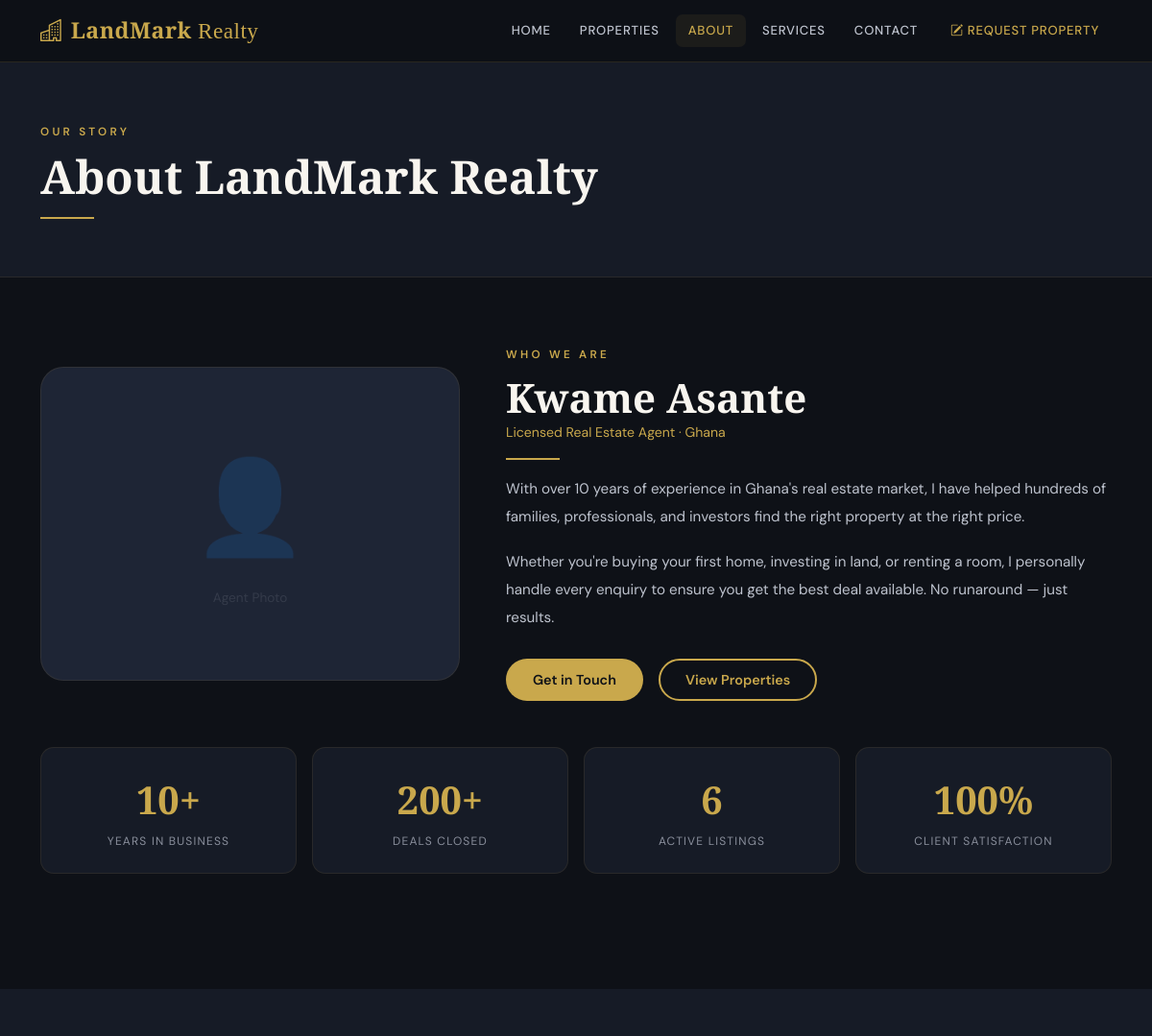
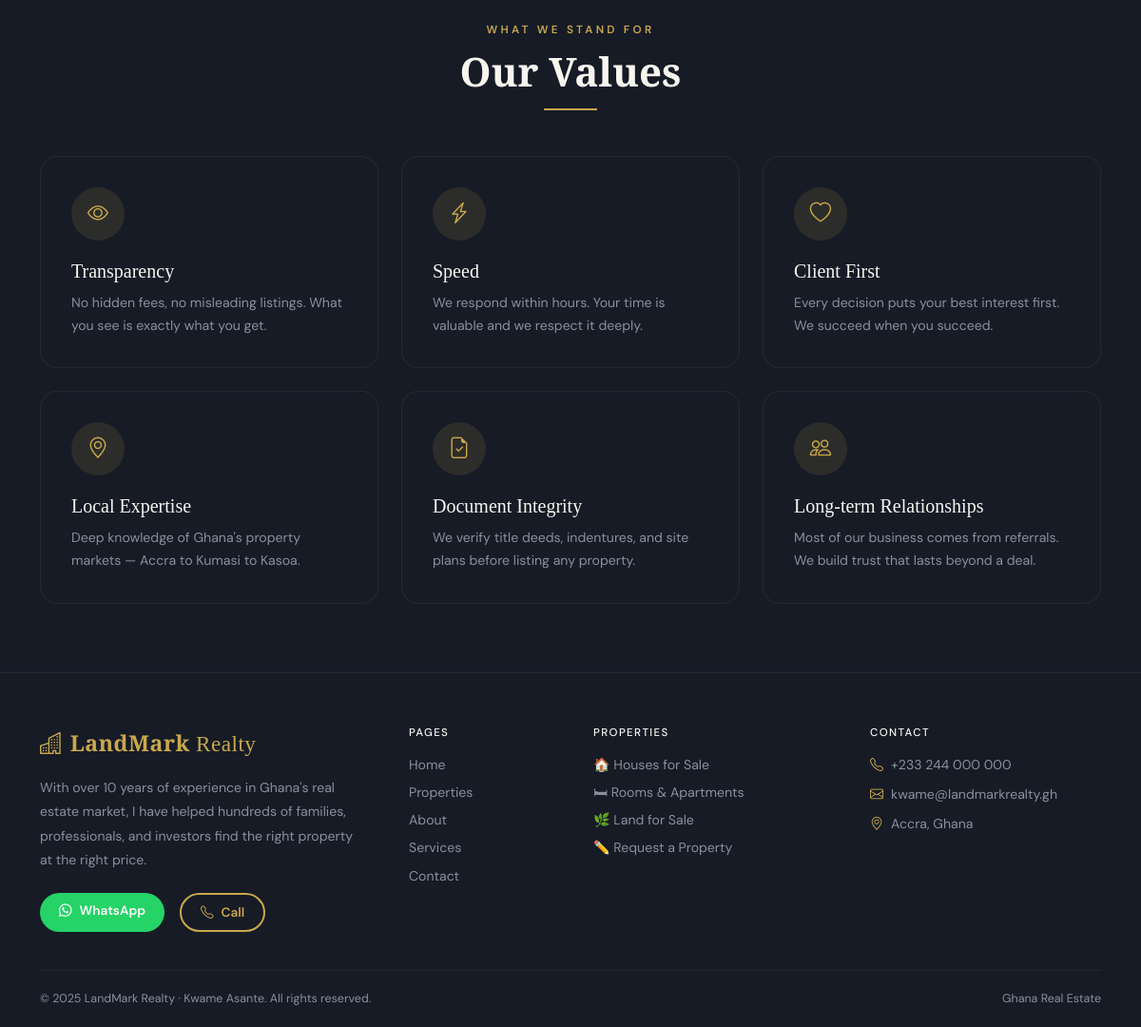
/about, run on the app's committed database (2 pictures, top to bottom).
### tables this page shows
CREATE TABLE settings (
            key   TEXT PRIMARY KEY,
            value TEXT
        );

### app.py (the view)
@app.route('/about')
def about():
    total = get_db().execute("SELECT COUNT(*) FROM listings WHERE status='available'").fetchone()[0]
    return render_template('about.html', agent=get_agent(), total_active=total)

### app.py (called while the page is built)
def get_db():
    if 'db' not in g:
        g.db = sqlite3.connect(DATABASE)
        g.db.row_factory = sqlite3.Row
        g.db.execute("PRAGMA journal_mode=WAL")
    return g.db

def get_setting(key, default=''):
    row = get_db().execute("SELECT value FROM settings WHERE key=?", (key,)).fetchone()
    return row['value'] if row else default

def get_agent():
    return {
        'name':  get_setting('agent_name'),
        'phone': get_setting('agent_phone'),
        'email': get_setting('agent_email'),
        'wa':    get_setting('agent_wa'),
        'bio':   get_setting('agent_bio'),
    }

### templates/about.html (shortened to what this page needs)
{% extends 'base.html' %}
{% block content %}
<div class="page-header">
  <div class="container">
    <span class="eyebrow">Our Story</span>
    <h1 class="display-serif" style="font-size:clamp(2rem,4vw,3.2rem);">About LandMark Realty</h1>
    <div class="section-divider"></div>
  </div>
</div>
<section class="py-5" style="background:var(--ink);">
  <div class="container py-4">
    <div class="row g-5 align-items-center mb-5">
      <div class="col-lg-5">
        <div style="background:var(--ink-700);border-radius:24px;aspect-ratio:4/3;display:flex;align-items:center;justify-content:center;border:1px solid rgba(201,168,76,0.1);">
          <div style="text-align:center;opacity:0.2;"><div style="font-size:6rem;">👤</div><div style="color:var(--stone);font-size:0.85rem;margin-top:12px;">Agent Photo</div></div>
        </div>
      </div>
      <div class="col-lg-7">
        <span class="eyebrow">Who We Are</span>
        <h2 class="display-serif mb-1" style="font-size:clamp(1.8rem,3.5vw,2.8rem);">{{ agent.name }}</h2>
        <div style="color:var(--gold);font-size:0.88rem;margin-bottom:16px;">Licensed Real Estate Agent · Ghana</div>
        <div class="section-divider"></div>
        <p style="color:var(--stone-light);line-height:1.9;margin-bottom:18px;font-size:0.95rem;">{{ agent.bio }}</p>
        <p style="color:var(--stone-light);line-height:1.9;margin-bottom:28px;font-size:0.95rem;">
          Whether you're buying your first home, investing in land, or renting a room, I personally handle every enquiry to ensure you get the best deal available. No runaround — just results.
        </p>
        <div class="d-flex gap-3 flex-wrap">
          <a href="{{ url_for('contact') }}"    class="btn-gold">Get in Touch</a>
          <a href="{{ url_for('properties') }}" class="btn-outline-gold">View Properties</a>
        </div>
      </div>
    </div>
    <div class="row g-3 mb-5">
      <div class="col-6 col-md-3"><div class="stat-card"><div class="stat-number">10+</div><div class="stat-label">Years in Business</div></div></div>
      <div class="col-6 col-md-3"><div class="stat-card"><div class="stat-number">200+</div><div class="stat-label">Deals Closed</div></div></div>
      <div class="col-6 col-md-3"><div class="stat-card"><div class="stat-number">{{ total_active }}</div><div class="stat-label">Active Listings</div></div></div>
      <div class="col-6 col-md-3"><div class="stat-card"><div class="stat-number">100%</div><div class="stat-label">Client Satisfaction</div></div></div>
    </div>
  </div>
</section>
<section class="py-5" style="background:var(--ink-800);">
  <div class="container py-4">
    <div class="text-center mb-5">
      <span class="eyebrow">What We Stand For</span>
      <h2 class="display-serif" style="font-size:clamp(1.8rem,3.5vw,2.8rem);">Our Values</h2>
      <div class="section-divider center"></div>
    </div>
    <div class="row g-4">
      <div class="col-md-4"><div class="service-card"><div class="icon-circle"><i class="bi bi-eye"></i></div><h5>Transparency</h5><p>No hidden fees, no misleading listings. What you see is exactly what you get.</p></div></div>
      <div class="col-md-4"><div class="service-card"><div class="icon-circle"><i class="bi bi-lightning-charge"></i></div><h5>Speed</h5><p>We respond within hours. Your time is valuable and we respect it deeply.</p></div></div>
      <div class="col-md-4"><div class="service-card"><div class="icon-circle"><i class="bi bi-heart"></i></div><h5>Client First</h5><p>Every decision puts your best interest first. We succeed when you succeed.</p></div></div>
      <div class="col-md-4"><div class="service-card"><div class="icon-circle"><i class="bi bi-geo-alt"></i></div><h5>Local Expertise</h5><p>Deep knowledge of Ghana's property markets — Accra to Kumasi to Kasoa.</p></div></div>
      <div class="col-md-4"><div class="service-card"><div class="icon-circle"><i class="bi bi-file-earmark-check"></i></div><h5>Document Integrity</h5><p>We verify title deeds, indentures, and site plans before listing any property.</p></div></div>
      <div class="col-md-4"><div class="service-card"><div class="icon-circle"><i class="bi bi-people"></i></div><h5>Long-term Relationships</h5><p>Most of our business comes from referrals. We build trust that lasts beyond a deal.</p></div></div>
    </div>
  </div>
</section>
{% endblock %}

### templates/base.html (shortened to what this page needs)
<!DOCTYPE html>
<html lang="en">
<head>
  <link href="https://cdn.jsdelivr.net/npm/bootstrap@5.3.2/dist/css/bootstrap.min.css" rel="stylesheet"/>
  <link href="https://cdn.jsdelivr.net/npm/bootstrap-icons@1.11.3/font/bootstrap-icons.min.css" rel="stylesheet"/>
  <link rel="stylesheet" href="{{ url_for('static', filename='css/style.css') }}"/>
</head>
<body>
<nav class="site-nav">
  <div class="container">
    <div class="d-flex align-items-center justify-content-between">
      <a href="{{ url_for('index') }}" class="nav-brand">
        <i class="bi bi-buildings me-2"></i>LandMark<span style="font-weight:400"> Realty</span>
      </a>
      <div class="d-none d-lg-flex align-items-center gap-1">
        <a href="{{ url_for('index') }}"      class="nav-link-item {% if request.endpoint=='index' %}active{% endif %}">Home</a>
        <a href="{{ url_for('properties') }}" class="nav-link-item {% if request.endpoint=='properties' %}active{% endif %}">Properties</a>
        <a href="{{ url_for('about') }}"      class="nav-link-item {% if request.endpoint=='about' %}active{% endif %}">About</a>
        <a href="{{ url_for('services') }}"   class="nav-link-item {% if request.endpoint=='services' %}active{% endif %}">Services</a>
        <a href="{{ url_for('contact') }}"    class="nav-link-item {% if request.endpoint=='contact' %}active{% endif %}">Contact</a>
        <a href="{{ url_for('property_request') }}" class="nav-link-item ms-1" style="color:var(--gold)!important;">
          <i class="bi bi-pencil-square me-1"></i>Request Property
        </a>
      </div>
    </div>
  </div>
</nav>
{% block content %}{% endblock %}
<footer class="site-footer">
  <div class="container">
    <div class="row g-5 mb-2">
      <div class="col-lg-4">
        <a href="{{ url_for('index') }}" class="nav-brand d-block mb-3" style="text-decoration:none;">
          <i class="bi bi-buildings me-2"></i>LandMark<span style="font-weight:400"> Realty</span>
        </a>
        <p style="color:var(--stone);font-size:0.88rem;line-height:1.8;margin-bottom:22px;">{{ agent.bio }}</p>
        <div class="d-flex gap-3 flex-wrap">
          <a href="https://wa.me/{{ agent.wa }}" target="_blank" class="btn-wa" style="padding:9px 20px;font-size:0.85rem;">
            <i class="bi bi-whatsapp me-2"></i>WhatsApp
          </a>
          <a href="tel:{{ agent.phone }}" class="btn-outline-gold" style="padding:9px 20px;font-size:0.85rem;">
            <i class="bi bi-telephone me-2"></i>Call
          </a>
        </div>
      </div>
      <div class="col-6 col-lg-2">
        <h6 class="footer-heading">Pages</h6>
        <a href="{{ url_for('index') }}"      class="footer-link">Home</a>
        <a href="{{ url_for('properties') }}" class="footer-link">Properties</a>
        <a href="{{ url_for('about') }}"      class="footer-link">About</a>
        <a href="{{ url_for('services') }}"   class="footer-link">Services</a>
        <a href="{{ url_for('contact') }}"    class="footer-link">Contact</a>
      </div>
      <div class="col-6 col-lg-3">
        <h6 class="footer-heading">Properties</h6>
        <a href="{{ url_for('properties') }}?type=house" class="footer-link">🏠 Houses for Sale</a>
        <a href="{{ url_for('properties') }}?type=room"  class="footer-link">🛏 Rooms &amp; Apartments</a>
        <a href="{{ url_for('properties') }}?type=land"  class="footer-link">🌿 Land for Sale</a>
        <a href="{{ url_for('property_request') }}"      class="footer-link">✏️ Request a Property</a>
      </div>
      <div class="col-lg-3">
        <h6 class="footer-heading">Contact</h6>
        <div class="footer-contact-item"><i class="bi bi-telephone" style="color:var(--gold);"></i>{{ agent.phone }}</div>
        <div class="footer-contact-item"><i class="bi bi-envelope"  style="color:var(--gold);"></i>{{ agent.email }}</div>
        <div class="footer-contact-item"><i class="bi bi-geo-alt"   style="color:var(--gold);"></i>Accra, Ghana</div>
      </div>
    </div>
    <div class="footer-bottom">
      <span>© {{ 2025 }} LandMark Realty · {{ agent.name }}. All rights reserved.</span>
      <span>Ghana Real Estate</span>
    </div>
  </div>
</footer>
</body>
</html>

### static/css/style.css (style rules this page uses)
:root { --gold: #C9A84C; --gold-light: #E2C97E; --ink: #0E1117; --ink-800: #161B26; --ink-700: #1E2535; --ink-600: #252D40; --stone: #8A8F9C; --stone-light:#BEC3CE; --cream: #F8F5EF; --danger: #E05252; --success: #25D366; }
*, *::before, *::after { box-sizing: border-box; }
html { scroll-behavior: smooth; }
body { font-family: 'DM Sans', sans-serif; background: var(--ink); color: var(--cream); overflow-x: hidden; margin: 0; }
.site-nav { background: rgba(14,17,23,0.97); backdrop-filter: blur(18px); border-bottom: 1px solid rgba(201,168,76,0.15); position: sticky; top: 0; z-index: 1000; padding: 14px 0; }
.nav-brand { font-family: 'Cormorant Garamond', serif; font-size: 1.45rem; font-weight: 700; color: var(--gold) !important; text-decoration: none; letter-spacing: 0.02em; }
.nav-link-item { color: var(--stone-light) !important; font-size: 0.82rem; font-weight: 500; letter-spacing: 0.06em; text-transform: uppercase; padding: 7px 13px !important; border-radius: 7px; transition: all 0.2s; text-decoration: none; }
.nav-link-item:hover, .nav-link-item.active { color: var(--gold) !important; background: rgba(201,168,76,0.08); }
.page-header { background: var(--ink-800); padding: 64px 0 44px; border-bottom: 1px solid rgba(201,168,76,0.1); }
.display-serif { font-family: 'Cormorant Garamond', serif; font-weight: 700; line-height: 1.08; color: var(--cream); }
.eyebrow { color: var(--gold); font-size: 0.73rem; letter-spacing: 0.28em; text-transform: uppercase; font-weight: 600; margin-bottom: 12px; display: block; }
.section-divider { width: 56px; height: 2px; background: var(--gold); margin: 16px 0; }
.section-divider.center { margin: 16px auto; }
.btn-gold { background: var(--gold); color: var(--ink); border: none; border-radius: 100px; padding: 12px 28px; font-weight: 600; font-size: 0.9rem; cursor: pointer; transition: all 0.2s; font-family: 'DM Sans', sans-serif; display: inline-block; text-decoration: none; line-height: 1.4; }
.btn-outline-gold { background: transparent; color: var(--gold); border: 2px solid var(--gold); border-radius: 100px; padding: 10px 26px; font-weight: 600; font-size: 0.9rem; cursor: pointer; transition: all 0.2s; font-family: 'DM Sans', sans-serif; display: inline-block; text-decoration: none; line-height: 1.4; }
.btn-wa { background: #25D366; color: #fff; border: none; border-radius: 100px; padding: 12px 24px; font-weight: 600; cursor: pointer; transition: background 0.2s; font-family: 'DM Sans', sans-serif; display: inline-block; text-decoration: none; line-height: 1.4; }
.stat-card { background: var(--ink-800); border: 1px solid rgba(201,168,76,0.1); border-radius: 14px; padding: 24px; transition: all 0.25s; text-align: center; }
.stat-number { font-family: 'Cormorant Garamond', serif; font-size: 2.5rem; font-weight: 700; color: var(--gold); }
.stat-label { color: var(--stone); font-size: 0.75rem; letter-spacing: 0.1em; text-transform: uppercase; margin-top: 4px; }
.service-card { background: var(--ink-800); border: 1px solid rgba(255,255,255,0.06); border-radius: 18px; padding: 32px; transition: all 0.3s; }
.service-card h5 { font-family: 'Cormorant Garamond', serif; font-size: 1.25rem; color: var(--cream); margin-bottom: 10px; }
.service-card p { color: var(--stone); font-size: 0.88rem; line-height: 1.7; margin: 0; }
.icon-circle { width: 56px; height: 56px; border-radius: 50%; background: rgba(201,168,76,0.12); display: flex; align-items: center; justify-content: center; font-size: 1.4rem; margin-bottom: 20px; color: var(--gold); flex-shrink: 0; }
.site-footer { background: var(--ink-800); border-top: 1px solid rgba(201,168,76,0.1); padding: 56px 0 0; }
.footer-heading { color: var(--cream); text-transform: uppercase; letter-spacing: 0.12em; font-size: 0.72rem; margin-bottom: 16px; }
.footer-link { color: var(--stone) !important; font-size: 0.88rem; text-decoration: none; display: block; margin-bottom: 8px; transition: color 0.2s; }
.footer-contact-item { color: var(--stone); font-size: 0.88rem; margin-bottom: 10px; display: flex; align-items: center; gap: 8px; }
.footer-bottom { border-top: 1px solid rgba(255,255,255,0.05); padding: 20px 0; margin-top: 40px; display: flex; justify-content: space-between; align-items: center; flex-wrap: wrap; gap: 10px; color: var(--stone); font-size: 0.78rem; }

### data on the page
settings: name "Kwame Asante"
settings: bio "With over 10 years of experience in Ghana's real estate market, I have helped hundreds of families, professionals, and investors find the right property at the right price."
settings: phone "+233 244 000 000"
settings: email "kwame@landmarkrealty.gh"

### other printed values
{{ total_active }} "6"
{{ 2025 }} "2025"
